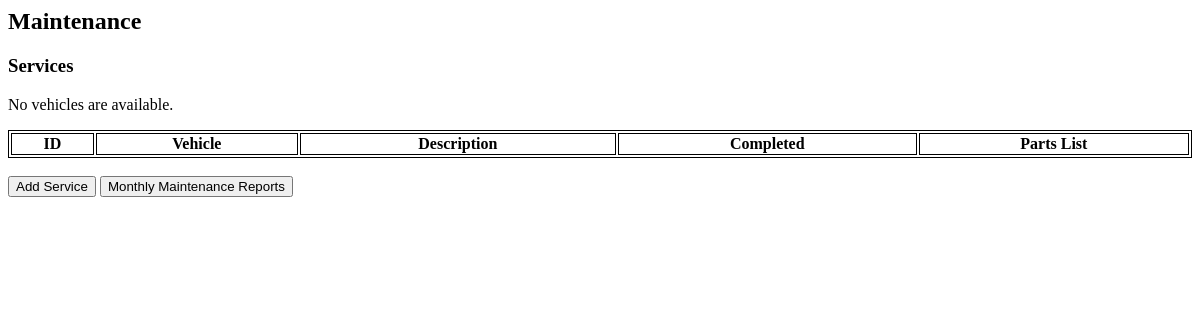
Before: /maintenance with the older database file.
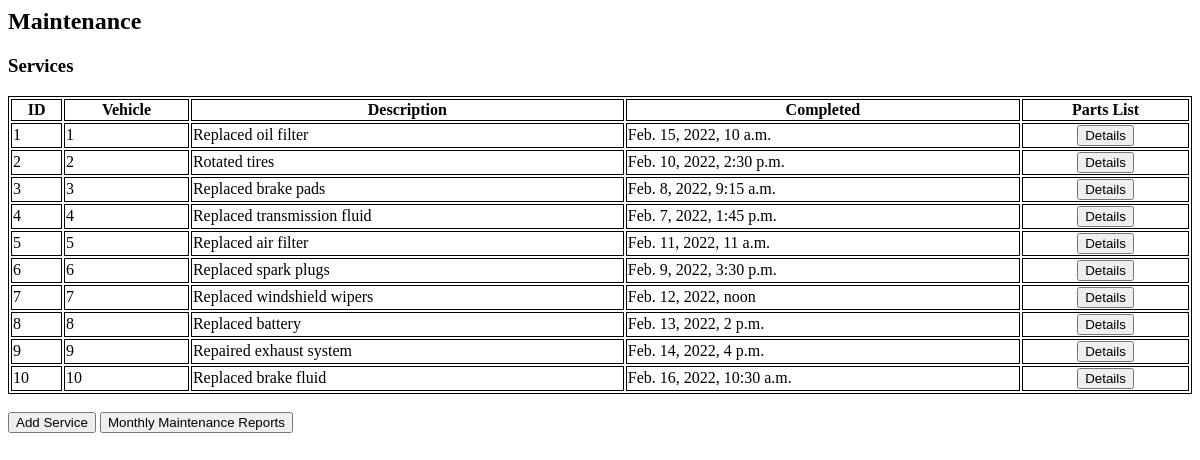
After: the same page with the newer database file.
### truckr/models.py (models this page shows)
class maintenance(models.Model):
    maintID = models.IntegerField(primary_key = True)
    vehID = models.IntegerField()
    description = models.CharField(max_length = 30)
    completed = models.DateTimeField()
    partsList = models.IntegerField()

### truckr/views.py (the view)
# urls.py: path('maintenance', views.maintenanceview, name = 'maintenance'),
def maintenanceview(request):
    username = request.user.username
    nav = navigation(username)
    lst = maintenance.objects.raw("SELECT * FROM truckr_maintenance;")
    context = {'lst':lst,'nav': nav}
    return(render(request, 'truckr/maintenance.html', context))

### truckr/views.py (called while the page is built)
def navigation(username):
    nav = navbar.objects.raw(""" SELECT * FROM truckr_employee JOIN truckr_account ON truckr_employee.employeeID = truckr_account.employeeID JOIN truckr_navbar ON truckr_account.accountType = truckr_navbar.accountType WHERE truckr_employee.username = '%s' ORDER BY id; """ % username)
    return nav

### truckr/templates/truckr/maintenance.html (shortened to what this page needs)
<html>
<body>
	<h2>Maintenance</h2>
<h3> Services </h3>
<table style="width:100%">
       	<tr>
	       	<th>ID</th>
	       	<th>Vehicle</th>
	       	<th>Description</th>
		<th>Completed</th>
		<th>Parts List</th>
       	</tr>
{% if lst %}
	{% for maint in lst %}
	<tr>
		<td>{{maint.maintID}}</td>
		<td>{{maint.vehID}}</td>
		<td>{{maint.description}}</td>
		<td>{{maint.completed}}</td>
		<td style = text-align:center><button type="button" onclick="window.location.href='/maintenanceDetail/{{maint.maintID}}/';">Details</button></td>
	</tr>
	{% endfor %}
{% else %}
	<p>No vehicles are available.</p>
{% endif %}
</table>
<br>
<button type="button" onclick="window.location.href='/admin/truckr/maintenance/add/';">Add Service</button>
<button type="button" onclick="window.location.href='/maintenanceReport/';">Monthly Maintenance Reports</button>
</body>
</html>

### truckr/templates/truckr/maintenance.html (style rules this page uses)
table, th, td { border:1px solid black; }

Changed rows visible on the page:
added maintenance: maintID "1", vehID "1", description "Replaced oil filter", completed "Feb. 15, 2022, 10 a.m."
added maintenance: maintID "2", vehID "2", description "Rotated tires", completed "Feb. 10, 2022, 2:30 p.m."
added maintenance: maintID "3", vehID "3", description "Replaced brake pads", completed "Feb. 8, 2022, 9:15 a.m."
added maintenance: maintID "4", vehID "4", description "Replaced transmission fluid", completed "Feb. 7, 2022, 1:45 p.m."
added maintenance: maintID "5", vehID "5", description "Replaced air filter", completed "Feb. 11, 2022, 11 a.m."
added maintenance: maintID "6", vehID "6", description "Replaced spark plugs", completed "Feb. 9, 2022, 3:30 p.m."
added maintenance: maintID "7", vehID "7", description "Replaced windshield wipers", completed "Feb. 12, 2022, noon"
added maintenance: maintID "8", vehID "8", description "Replaced battery", completed "Feb. 13, 2022, 2 p.m."
added maintenance: maintID "9", vehID "9", description "Repaired exhaust system", completed "Feb. 14, 2022, 4 p.m."
added maintenance: maintID "10", vehID "10", description "Replaced brake fluid", completed "Feb. 16, 2022, 10:30 a.m."
Other visible differences:
text no longer shown: "No vehicles are available."
